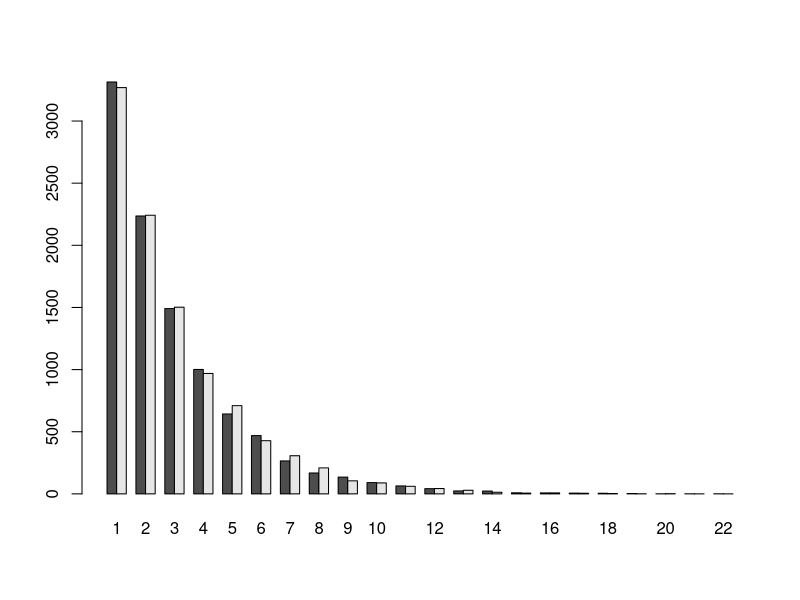

The R source for this figure:
# ~~~~~~~~~~~~~~~~~~~~~~~~~~~~~~~~~~~~~~~~~~~~~~~~~~~~~~~~~~~~~~~~~~~~~~~~~~~~~~
# Geometric Distribution - Generalized Inverse Simulation                   ----
# ~~~~~~~~~~~~~~~~~~~~~~~~~~~~~~~~~~~~~~~~~~~~~~~~~~~~~~~~~~~~~~~~~~~~~~~~~~~~~~

# In this experiment, we are going to simulate from the Geom(1/3) + 1
# distribution.

# We create a vector called prob, holding the values F(x) for x = 1, ..., 49.
?pgeom
prob <- pgeom(1:49 - 1, 1/3)

# Then, we create the inverse function Finv(u) in R.
Finv <- function(u) {
  ceiling(log(1 - u) / log(2/3))
}

# We simulate a sample of size 10k using the generalized inverse we created and
# another one using the R function rgeom() + 1.
n <- 1e4
u <- runif(n)
X <- Finv(u)
Y <- rgeom(n, 1/3) + 1

# We compare the two barplots.
k <- 1:max(X, Y)
tabX <- table(factor(X, levels = k))
tabY <- table(factor(Y, levels = k))
barplot(rbind(tabX, tabY), beside = T)
## We can see that the frequency of each value is almost the same for 
## the two samples, as expected.
